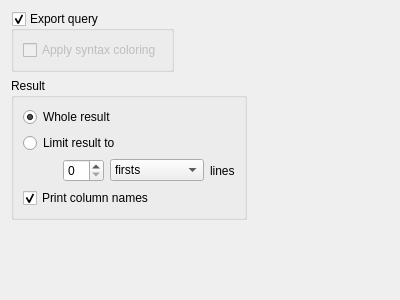
<?xml version="1.0" encoding="UTF-8"?>
<ui version="4.0">
 <class>EwHtmlPage</class>
 <widget class="QWizardPage" name="EwHtmlPage">
  <property name="geometry">
   <rect>
    <x>0</x>
    <y>0</y>
    <width>400</width>
    <height>300</height>
   </rect>
  </property>
  <property name="windowTitle">
   <string>WizardPage</string>
  </property>
  <property name="title">
   <string>HTML options</string>
  </property>
  <layout class="QFormLayout" name="formLayout">
   <item row="0" column="0">
    <widget class="QGroupBox" name="queryGroupBox">
     <property name="title">
      <string>Export query</string>
     </property>
     <property name="checkable">
      <bool>true</bool>
     </property>
     <layout class="QGridLayout" name="gridLayout">
      <item row="0" column="0">
       <widget class="QCheckBox" name="shCheckBox">
        <property name="enabled">
         <bool>false</bool>
        </property>
        <property name="text">
         <string>Apply syntax coloring</string>
        </property>
       </widget>
      </item>
     </layout>
    </widget>
   </item>
   <item row="1" column="0">
    <widget class="QGroupBox" name="resultGroupBox">
     <property name="title">
      <string>Result</string>
     </property>
     <layout class="QVBoxLayout" name="verticalLayout">
      <item>
       <widget class="QRadioButton" name="wholeResultRadioButton">
        <property name="text">
         <string>Whole result</string>
        </property>
        <property name="checked">
         <bool>true</bool>
        </property>
       </widget>
      </item>
      <item>
       <widget class="QRadioButton" name="limitResultRadioButton">
        <property name="text">
         <string>Limit result to</string>
        </property>
       </widget>
      </item>
      <item>
       <layout class="QHBoxLayout" name="horizontalLayout">
        <item>
         <spacer name="horizontalSpacer">
          <property name="orientation">
           <enum>Qt::Horizontal</enum>
          </property>
          <property name="sizeHint" stdset="0">
           <size>
            <width>40</width>
            <height>21</height>
           </size>
          </property>
         </spacer>
        </item>
        <item>
         <widget class="QSpinBox" name="limitSpinBox"/>
        </item>
        <item>
         <widget class="QComboBox" name="limitComboBox">
          <item>
           <property name="text">
            <string>firsts</string>
           </property>
          </item>
          <item>
           <property name="text">
            <string>lasts</string>
           </property>
          </item>
          <item>
           <property name="text">
            <string>firsts &amp; lasts</string>
           </property>
          </item>
         </widget>
        </item>
        <item>
         <widget class="QLabel" name="label">
          <property name="text">
           <string>lines</string>
          </property>
         </widget>
        </item>
       </layout>
      </item>
      <item>
       <widget class="QCheckBox" name="columnCheckBox">
        <property name="text">
         <string>Print column names</string>
        </property>
        <property name="checked">
         <bool>true</bool>
        </property>
       </widget>
      </item>
     </layout>
    </widget>
   </item>
  </layout>
 </widget>
 <resources/>
 <connections/>
</ui>
